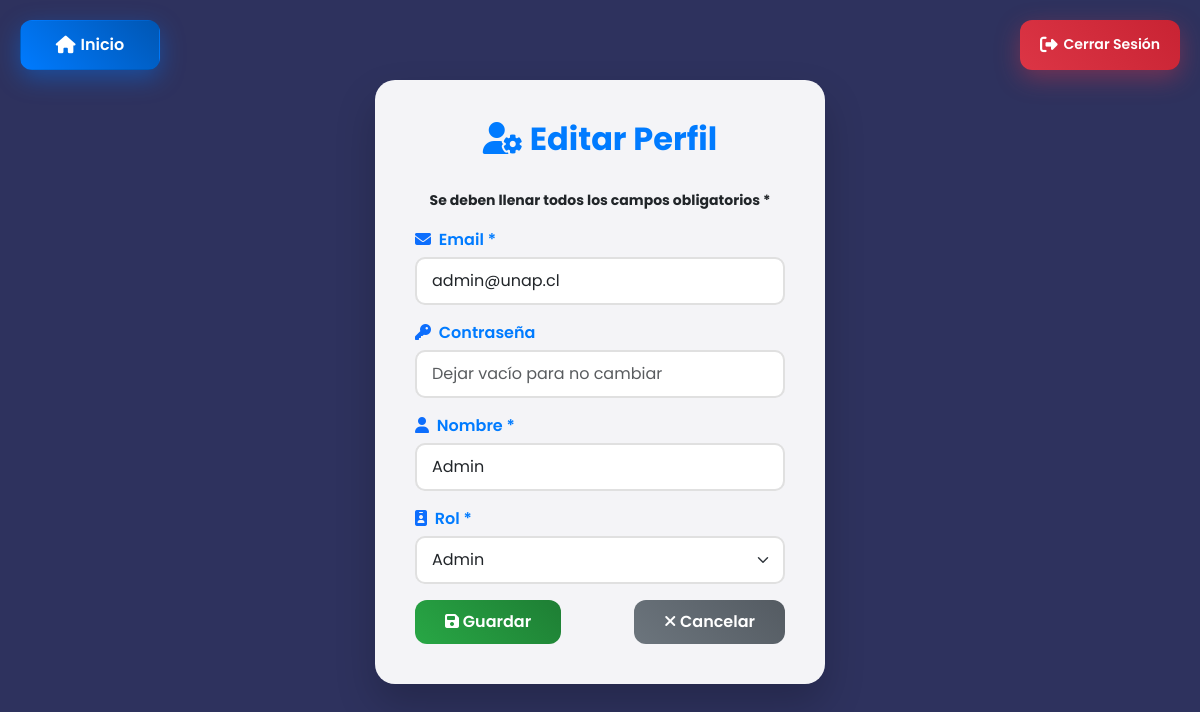
/edit_perfil.php?id=1 (signed in), run on the app's committed database.
### tables this page shows
CREATE TABLE `perfiles` (
  `id` int NOT NULL AUTO_INCREMENT,
  `email` varchar(50) NOT NULL,
  `contrasena` varchar(255) DEFAULT NULL,
  `usuario` varchar(60) DEFAULT NULL,
  `rol` varchar(50) DEFAULT 'usuario',
  `fecha_logueo` timestamp NULL DEFAULT CURRENT_TIMESTAMP,
  PRIMARY KEY (`id`)
);

### edit_perfil.php (the view, shortened to what this page needs)
<?php
$con = connection();
$id    = $_GET['id'] ?? '';
$fila = mysqli_fetch_assoc(mysqli_query($con, "SELECT * FROM perfiles WHERE id = '$id'"));
?>
<!DOCTYPE html>
<html lang="es">
<head>
    <link href="https://cdn.jsdelivr.net/npm/bootstrap@5.3.2/dist/css/bootstrap.min.css" rel="stylesheet">
    <link rel="stylesheet" href="css/formulario.css">
    <link rel="stylesheet" href="https://cdnjs.cloudflare.com/ajax/libs/font-awesome/6.4.0/css/all.min.css">
</head>
<body>
<a id="inicio" href="menu.php" class="btn">
    <i class="fas fa-home btn-icon"></i> Inicio
</a>
<a id="cerrar_sesion" href="logout.php" class="btn">
    <i class="fas fa-sign-out-alt btn-icon"></i> Cerrar Sesión
</a>
<div class="form-card" style="max-width: 450px;">
    <h2 class="text-center">
        <i class="fas fa-user-cog"></i> Editar Perfil
    </h2>
   <div class="text-center fw-bold mb-3">
    <p class="text"><small> Se deben llenar todos los campos obligatorios *</small></p>
    </div>
    <form action="edit_perfil.php" method="POST">
        <div class="mb-3">
            <label><i class="fa-solid fa-envelope text-primary me-1"></i> Email *</label>
            <input type="email" class="form-control" name="email" value="<?= $fila['email'] ?>" required>
        </div>
        <div class="mb-3">
            <label><i class="fa-solid fa-key text-primary me-1"></i> Contraseña</label>
            <input type="password" class="form-control" name="contrasena" placeholder="Dejar vacío para no cambiar">
        </div>
        <div class="mb-3">
            <label><i class="fas fa-user text-primary me-1"></i> Nombre *</label>
            <input type="text" class="form-control" name="usuario" value="<?= $fila['usuario'] ?>" required>
        </div>
        <div class="mb-3">
            <label><i class="fas fa-id-badge text-primary me-1"></i> Rol *</label>
            <select class="form-select" name="rol" required>
                <option value="admin"      <?= $fila['rol'] == 'admin'      ? 'selected' : '' ?>>Admin</option>
            </select>
        </div>
        <div class="d-flex justify-content-between mt-3">
            <button type="submit" class="btn btn-success">
                <i class="fas fa-save"></i> Guardar
            </button>
            <a href="perfiles.php" class="btn btn-secondary">
                <i class="fas fa-times"></i> Cancelar
            </a>
        </div>
    </form>
</div>
</body>
</html>

### css/formulario.css (style rules this page uses)
body { background: linear-gradient(135deg, #2e325e 0%, #2e325e 100%); min-height: 100vh; padding-top: 80px; padding-left: 20px; padding-right: 20px; font-family: 'Poppins', sans-serif; }
#inicio { position: fixed; top: 20px; left: 20px; z-index: 9999; width: 140px; height: 50px; padding: 0; border-radius: 12px; display: flex; align-items: center; justify-content: center; font-weight: 600; text-decoration: none; box-shadow: 0 8px 25px rgba(0, 123, 255, 0.4); transition: all 0.3s ease; background: linear-gradient(45deg, #007bff, #0056b3) !important; color: white !important; }
#inicio .btn-icon { margin-right: 5px; font-size: 1.1rem; }
#cerrar_sesion { position: fixed; top: 20px; right: 20px; z-index: 9999; width: 160px; height: 50px; padding: 0; border-radius: 12px; display: flex; align-items: center; justify-content: center; font-weight: 600; font-size: 0.88rem; text-decoration: none; box-shadow: 0 8px 25px rgba(220, 53, 69, 0.4); transition: all 0.3s ease; background: linear-gradient(45deg, #dc3545, #c82333) !important; color: white !important; border: none; }
#cerrar_sesion .btn-icon { margin-right: 6px; font-size: 1.1rem; }
.form-card { background: rgba(255, 255, 255, 0.95); backdrop-filter: blur(10px); border-radius: 20px; box-shadow: 0 20px 40px rgba(0, 0, 0, 0.2); padding: 40px; max-width: 900px; margin: 0 auto; }
.form-card h2 { color: #007bff; font-weight: 700; margin-bottom: 30px; font-family: 'Poppins', sans-serif; }
.form-card label { font-weight: 600; color: #007bff; font-family: 'Poppins', sans-serif; margin-bottom: 5px; }
.form-card .form-control, .form-card .form-select { border-radius: 10px; border: 2px solid #e0e0e0; padding: 10px 15px; font-family: 'Poppins', sans-serif; transition: border-color 0.3s ease; }
.form-card .btn-success { background: linear-gradient(45deg, #28a745, #1e7e34) !important; border: none !important; border-radius: 12px !important; font-family: 'Poppins', sans-serif !important; font-size: 1rem !important; font-weight: 600 !important; padding: 10px 30px !important; transition: all 0.3s ease !important; }
.form-card .btn-secondary { background: linear-gradient(45deg, #6c757d, #545b62) !important; border: none !important; border-radius: 12px !important; font-family: 'Poppins', sans-serif !important; font-size: 1rem !important; font-weight: 600 !important; padding: 10px 30px !important; transition: all 0.3s ease !important; color: white !important; }

### data on the page
perfiles: email "admin@unap.cl", usuario "Admin", rol "Admin"
